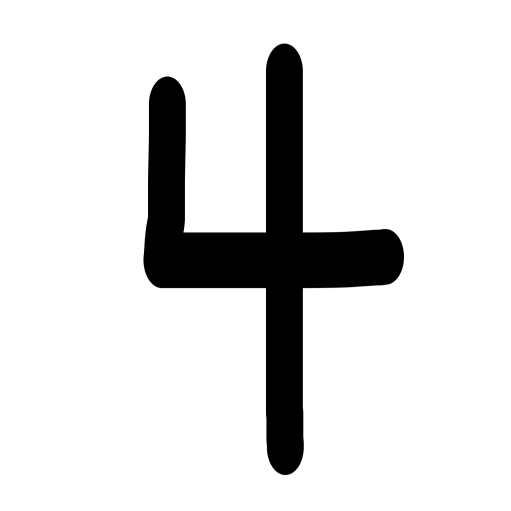
#> input picture 4.png, 1022 x 1022 px (shown at 1/2 size)
$ python -i load_proto.py   (imports and definitions only)
#> lines starting #> are read from the running program, lines starting #| are printed output that depends on the picture
from PIL import Image
import numpy as np


def simple_digit_processing_quick(image_path):
    """快速修复透明PNG问题"""
#> called with image_path = '4.png'

    img = Image.open(image_path)
#> img is the input picture: PIL image 1022x1022 RGBA; mean R, G, B, A 0, 0, 0, 32.3

    # 处理透明背景：用白色填充
    if img.mode in ('RGBA', 'LA', 'P'):
        # 创建白色背景
        background = Image.new('RGBA', img.size, (255, 255, 255, 255))
#> background: PIL image 1022x1022 RGBA; every value is 255

        # 确保是RGBA模式
        if img.mode != 'RGBA':
            img = img.convert('RGBA')

        # 合并图片和背景
        img = Image.alpha_composite(background, img)

    # 转换为RGB
    img = img.convert('RGB')
#> img: PIL image 1022x1022 RGB

    # 计算灰度
    img_array = np.array(img)
    gray_array = np.dot(img_array[..., :3], [0.299, 0.587, 0.114]).astype(np.uint8)

    # 调整大小
    img_gray = Image.fromarray(gray_array)
    img_resized = img_gray.resize((28, 28), Image.Resampling.LANCZOS)
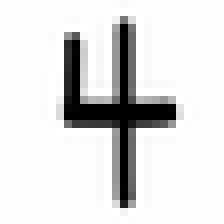
#> img_resized: PIL image 28x28 L (shown 8 times larger); min 0, max 255, mean 221.8
    img_array_28 = np.array(img_resized)

    # 确保黑底白字
    if img_array_28.mean() > 128:
        img_array_28 = 255 - img_array_28
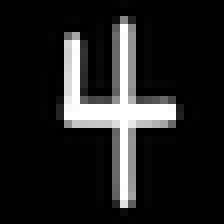
#> img_array_28: shape (28, 28) (shown 8 times larger); min 0, max 255, mean 33.2

    # 归一化
    if img_array_28.max() > 0:
        img_array_28 = (img_array_28 - img_array_28.min()) / (img_array_28.max() - img_array_28.min()) * 255

    img_array_28 = img_array_28.astype(np.uint8)
    pixels = img_array_28.flatten()
#> pixels = 784 values, max 255 at index 99, min 0 at index 42, mean 33.21

    return pixels

# 使用
# pixels = simple_digit_processing_quick('识别.png')
# print(f"像素范围: [{pixels.min()}, {pixels.max()}]")

>>> result = simple_digit_processing_quick('4.png')
#> result has the same summary as pixels in simple_digit_processing_quick

$ run again, on 8.png
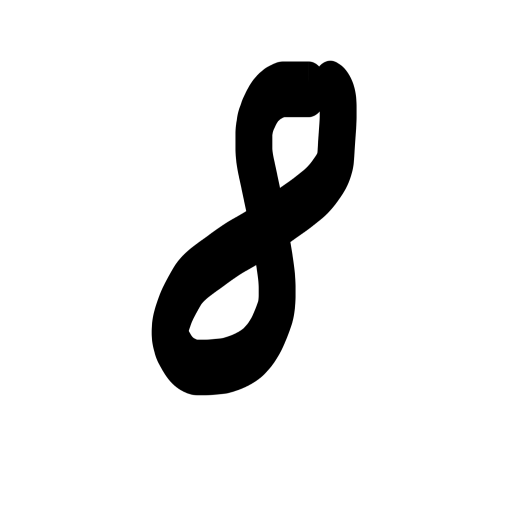
#> input picture 8.png, 1022 x 1022 px (shown at 1/2 size)
#> in simple_digit_processing_quick, img is the input picture: PIL image 1022x1022 RGBA; mean R, G, B, A 0, 0, 0, 30.7
#> background: PIL image 1022x1022 RGBA; every value is 255
#> in simple_digit_processing_quick, `img_resized = img_gray.resize((28, 28), Image.Resampling.LANCZOS)`:
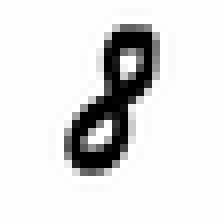
#> img_resized: PIL image 28x28 L (shown 8 times larger); min 0, max 255, mean 223.4
#> in simple_digit_processing_quick, `img_array_28 = 255 - img_array_28`:
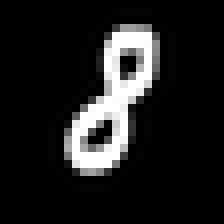
#> img_array_28: shape (28, 28) (shown 8 times larger); min 0, max 255, mean 31.6
#> pixels = 784 values, max 255 at index 127, min 0 at index 70, mean 31.63
#> result has the same summary as pixels in simple_digit_processing_quick

$ run again, on 9.png
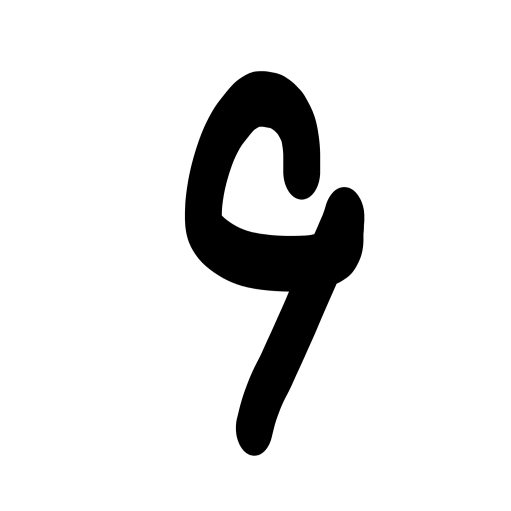
#> input picture 9.png, 1022 x 1022 px (shown at 1/2 size)
#> in simple_digit_processing_quick, img is the input picture: PIL image 1022x1022 RGBA; mean R, G, B, A 0, 0, 0, 27.7
#> background: PIL image 1022x1022 RGBA; every value is 255
#> in simple_digit_processing_quick, `img_resized = img_gray.resize((28, 28), Image.Resampling.LANCZOS)`:
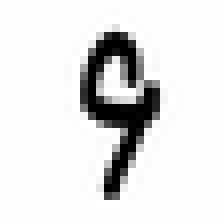
#> img_resized: PIL image 28x28 L (shown 8 times larger); min 0, max 255, mean 226.5
#> in simple_digit_processing_quick, `img_array_28 = 255 - img_array_28`:
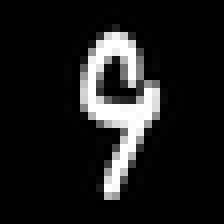
#> img_array_28: shape (28, 28) (shown 8 times larger); min 0, max 255, mean 28.5
#> pixels = 784 values, max 255 at index 153, min 0 at index 69, mean 28.5
#> result has the same summary as pixels in simple_digit_processing_quick
